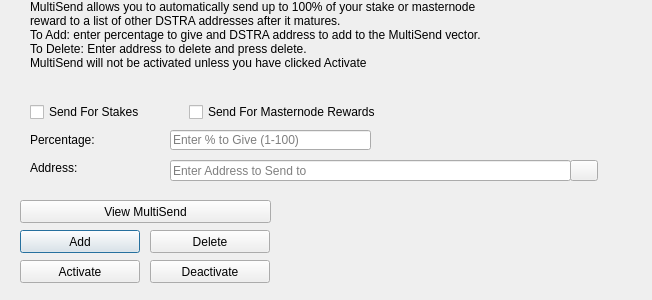
<?xml version="1.0" encoding="UTF-8"?>
<ui version="4.0">
 <class>MultiSendDialog</class>
 <widget class="QDialog" name="MultiSendDialog">
  <property name="windowModality">
   <enum>Qt::NonModal</enum>
  </property>
  <property name="geometry">
   <rect>
    <x>0</x>
    <y>0</y>
    <width>652</width>
    <height>300</height>
   </rect>
  </property>
  <property name="windowTitle">
   <string>MultiSend</string>
  </property>
  <widget class="QLineEdit" name="multiSendPercentEdit">
   <property name="geometry">
    <rect>
     <x>170</x>
     <y>130</y>
     <width>201</width>
     <height>20</height>
    </rect>
   </property>
   <property name="toolTip">
    <string>Enter whole numbers 1 - 100</string>
   </property>
   <property name="placeholderText">
    <string>Enter % to Give (1-100)</string>
   </property>
  </widget>
  <widget class="QLineEdit" name="multiSendAddressEdit">
   <property name="geometry">
    <rect>
     <x>170</x>
     <y>160</y>
     <width>401</width>
     <height>21</height>
    </rect>
   </property>
   <property name="toolTip">
    <string/>
   </property>
   <property name="placeholderText">
    <string>Enter Address to Send to</string>
   </property>
  </widget>
  <widget class="QLabel" name="label_2">
   <property name="geometry">
    <rect>
     <x>30</x>
     <y>0</y>
     <width>451</width>
     <height>121</height>
    </rect>
   </property>
   <property name="lineWidth">
    <number>1</number>
   </property>
   <property name="text">
    <string>MultiSend allows you to automatically send up to 100% of your stake or masternode reward to a list of other DSTRA addresses after it matures.
To Add: enter percentage to give and DSTRA address to add to the MultiSend vector.
To Delete: Enter address to delete and press delete.
MultiSend will not be activated unless you have clicked Activate</string>
   </property>
   <property name="alignment">
    <set>Qt::AlignLeading|Qt::AlignLeft|Qt::AlignTop</set>
   </property>
   <property name="wordWrap">
    <bool>true</bool>
   </property>
  </widget>
  <widget class="QLabel" name="message">
   <property name="geometry">
    <rect>
     <x>290</x>
     <y>200</y>
     <width>351</width>
     <height>91</height>
    </rect>
   </property>
   <property name="text">
    <string/>
   </property>
  </widget>
  <widget class="QPushButton" name="addButton">
   <property name="geometry">
    <rect>
     <x>20</x>
     <y>230</y>
     <width>120</width>
     <height>23</height>
    </rect>
   </property>
   <property name="toolTip">
    <string/>
   </property>
   <property name="statusTip">
    <string>Add to MultiSend Vector</string>
   </property>
   <property name="text">
    <string>Add</string>
   </property>
  </widget>
  <widget class="QPushButton" name="disableButton">
   <property name="geometry">
    <rect>
     <x>150</x>
     <y>260</y>
     <width>120</width>
     <height>23</height>
    </rect>
   </property>
   <property name="statusTip">
    <string>Deactivate MultiSend</string>
   </property>
   <property name="text">
    <string>Deactivate</string>
   </property>
  </widget>
  <widget class="QPushButton" name="addressBookButton">
   <property name="geometry">
    <rect>
     <x>570</x>
     <y>160</y>
     <width>28</width>
     <height>21</height>
    </rect>
   </property>
   <property name="toolTip">
    <string>Choose an address from the address book</string>
   </property>
   <property name="text">
    <string/>
   </property>
   <property name="icon">
    <iconset resource="../dstra.qrc">
     <normaloff>:/icons/address-book</normaloff>:/icons/address-book</iconset>
   </property>
   <property name="shortcut">
    <string>Alt+A</string>
   </property>
   <property name="autoDefault">
    <bool>false</bool>
   </property>
  </widget>
  <widget class="QLabel" name="label">
   <property name="geometry">
    <rect>
     <x>30</x>
     <y>130</y>
     <width>121</width>
     <height>20</height>
    </rect>
   </property>
   <property name="toolTip">
    <string>Percentage of stake to send</string>
   </property>
   <property name="text">
    <string>Percentage:</string>
   </property>
  </widget>
  <widget class="QLabel" name="label_5">
   <property name="geometry">
    <rect>
     <x>30</x>
     <y>160</y>
     <width>111</width>
     <height>16</height>
    </rect>
   </property>
   <property name="toolTip">
    <string>Address to send portion of stake to</string>
   </property>
   <property name="text">
    <string>Address:</string>
   </property>
  </widget>
  <widget class="QPushButton" name="deleteButton">
   <property name="geometry">
    <rect>
     <x>150</x>
     <y>230</y>
     <width>120</width>
     <height>23</height>
    </rect>
   </property>
   <property name="toolTip">
    <string/>
   </property>
   <property name="statusTip">
    <string>Delete Address From MultiSend Vector</string>
   </property>
   <property name="text">
    <string>Delete</string>
   </property>
  </widget>
  <widget class="QPushButton" name="activateButton">
   <property name="geometry">
    <rect>
     <x>20</x>
     <y>260</y>
     <width>120</width>
     <height>23</height>
    </rect>
   </property>
   <property name="statusTip">
    <string>Activate MultiSend</string>
   </property>
   <property name="text">
    <string>Activate</string>
   </property>
  </widget>
  <widget class="QPushButton" name="viewButton">
   <property name="geometry">
    <rect>
     <x>20</x>
     <y>200</y>
     <width>251</width>
     <height>23</height>
    </rect>
   </property>
   <property name="toolTip">
    <string/>
   </property>
   <property name="statusTip">
    <string>View MultiSend Vector</string>
   </property>
   <property name="text">
    <string>View MultiSend</string>
   </property>
  </widget>
  <widget class="QWidget" name="horizontalLayoutWidget">
   <property name="geometry">
    <rect>
     <x>30</x>
     <y>100</y>
     <width>351</width>
     <height>24</height>
    </rect>
   </property>
   <layout class="QHBoxLayout" name="horizontalLayout">
    <item>
     <widget class="QCheckBox" name="multiSendStakeCheckBox">
      <property name="text">
       <string>Send For Stakes</string>
      </property>
     </widget>
    </item>
    <item>
     <widget class="QCheckBox" name="multiSendMasternodeCheckBox">
      <property name="text">
       <string>Send For Masternode Rewards</string>
      </property>
     </widget>
    </item>
   </layout>
  </widget>
 </widget>
 <resources>
  <include location="../dstra.qrc"/>
 </resources>
 <connections/>
</ui>
